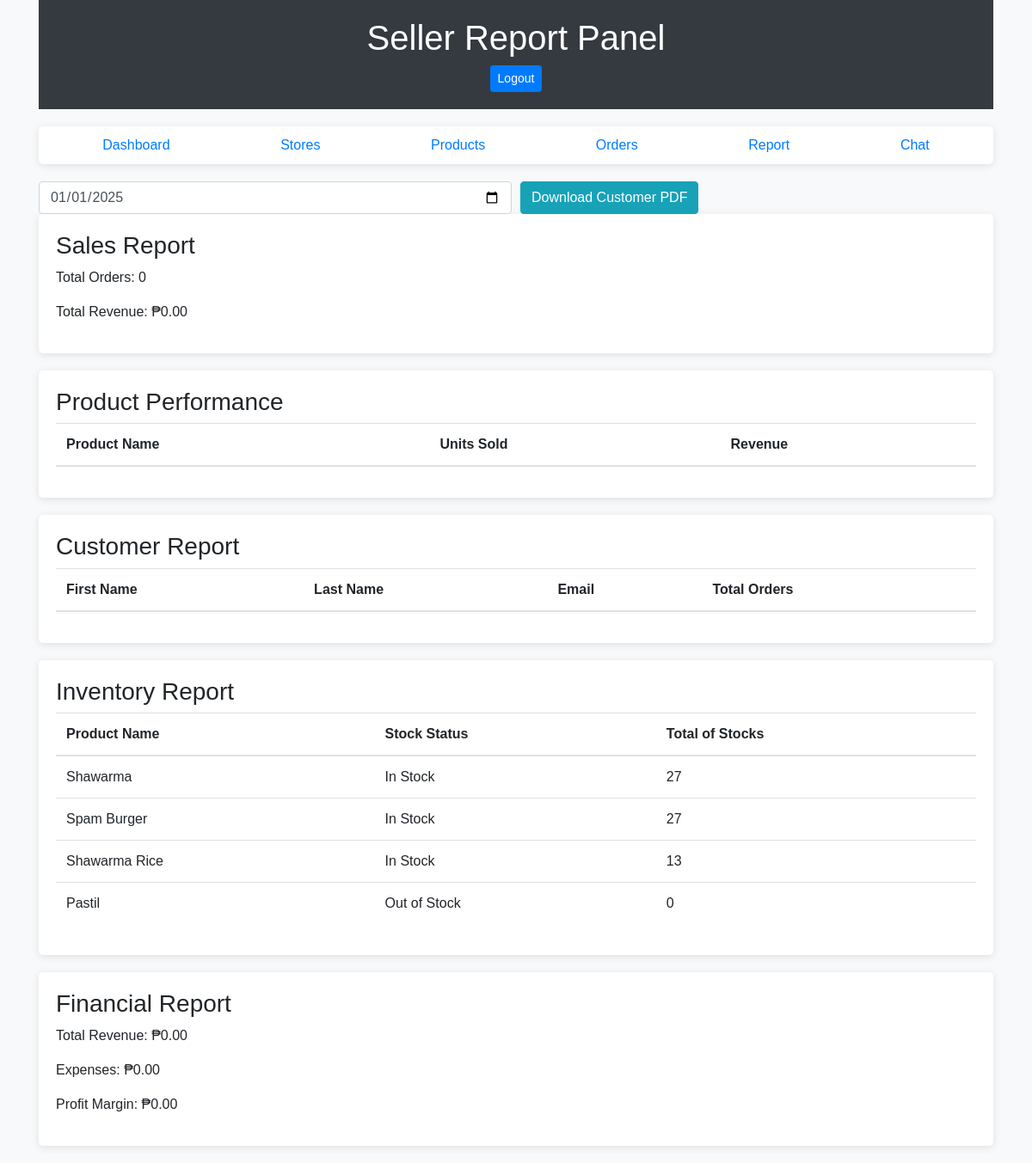
The app's page /seller/seller_report.php (signed in) with its own data.
### tables this page shows
CREATE TABLE `products` (
  `product_id` int(11) NOT NULL,
  `name` varchar(255) NOT NULL,
  `description` text NOT NULL,
  `price` decimal(10,2) NOT NULL,
  `image` varchar(255) NOT NULL,
  `store_id` int(11) NOT NULL,
  `user_id` int(11) NOT NULL,
  `out_of_stock` tinyint(1) DEFAULT 0,
  `stock_quantity` int(11) DEFAULT 0,
  `category` varchar(255) DEFAULT NULL,
  `is_featured` tinyint(1) DEFAULT 0,
  `category_id` int(11) DEFAULT NULL
);

### seller/seller_report.php (the view, shortened to what this page needs)
<?php
require_once '../connection/connection.php';
$seller_id = $_SESSION['user_id'];
$startDate = isset($_POST['start_date']) ? $_POST['start_date'] : date('Y-m-01');
$endDate = isset($_POST['end_date']) ? $_POST['end_date'] : date('Y-m-t');
$salesReportQuery = "SELECT COUNT(oc.order_id) as total_orders, SUM(p.price * oc.quantity) as total_revenue
                     FROM orders oc
                     INNER JOIN products p ON oc.product_id = p.product_id
                     WHERE p.user_id = ? AND oc.status = 'Complete' AND oc.order_date BETWEEN ? AND ?";
$salesStmt = $conn->prepare($salesReportQuery);
$salesStmt->bind_param("iss", $seller_id, $startDate, $endDate);
$salesStmt->execute();
$salesReport = $salesStmt->get_result()->fetch_assoc();
$inventoryReportQuery = "SELECT p.name, p.stock_quantity
                         FROM products p
                         WHERE p.user_id = ?";
$inventoryStmt = $conn->prepare($inventoryReportQuery);
$inventoryStmt->bind_param("i", $seller_id);
$inventoryStmt->execute();
$inventoryReport = $inventoryStmt->get_result();
$financialReportQuery = "SELECT SUM(p.price * oc.quantity) as total_revenue, (SUM(p.price * oc.quantity) * 0.1) as expenses,
                         SUM(p.price * oc.quantity) - (SUM(p.price * oc.quantity) * 0.1) as profit_margin
                         FROM orders oc
                         INNER JOIN products p ON oc.product_id = p.product_id
                         WHERE p.user_id = ? AND oc.status = 'Complete' AND oc.order_date BETWEEN ? AND ?";
$financialStmt = $conn->prepare($financialReportQuery);
$financialStmt->bind_param("iss", $seller_id, $startDate, $endDate);
$financialStmt->execute();
$financialReport = $financialStmt->get_result()->fetch_assoc();
?>
<!DOCTYPE html>
<html lang="en">
<head>
    <link href="https://stackpath.bootstrapcdn.com/bootstrap/4.5.2/css/bootstrap.min.css" rel="stylesheet">
</head>
<body>
<div class="container">
    <div class="header">
        <h1>Seller Report Panel</h1>
        <form method="POST" action="../function/logout.php">
            <button type="submit" class="btn btn-primary btn-sm">Logout</button>
        </form>
    </div>
    <div class="menu">
        <a href="seller.php" onclick="showDashboard()">Dashboard</a>
        <a href="sellerstore.php" onclick="showStores()">Stores</a>
        <a href="seller_product.php" onclick="showProducts()">Products</a>
        <a href="seller_order.php" onclick="showOrders()">Orders</a>
        <a href="seller_report.php" onclick="showCompleteOrders()">Report</a>
        <a href="seller_msg.php" onclick="showChat()">Chat</a>
    </div>
    <div class="date-filter">
        <form method="POST">
            <div class="form-row">
                <div class="col">
                    <input type="date" class="form-control" name="start_date" value="<?php echo $startDate; ?>">
                </div>
                <div class="col">
                <form method="POST">
                    <button type="submit" name="download_customer_pdf" class="btn btn-info">Download Customer PDF</button>
                </form>
                </div>
            </div>
        </form>
    </div>
    <div class="content">
        <h3>Sales Report</h3>
        <p>Total Orders: <?php echo $salesReport['total_orders']; ?></p>
        <p>Total Revenue: ₱<?php echo number_format($salesReport['total_revenue'], 2); ?></p>
    </div>
    <div class="content">
        <h3>Product Performance</h3>
        <table class="table">
            <thead>
                <tr>
                    <th>Product Name</th>
                    <th>Units Sold</th>
                    <th>Revenue</th>
                </tr>
            </thead>
        </table>
    </div>
    <div class="content">
        <h3>Customer Report</h3>
        <table class="table">
            <thead>
                <tr>
                    <th>First Name</th>
                    <th>Last Name</th>
                    <th>Email</th>
                    <th>Total Orders</th>
                </tr>
            </thead>
        </table>
    </div>
    <div class="content">
        <h3>Inventory Report</h3>
        <table class="table">
            <thead>
                <tr>
                    <th>Product Name</th>
                    <th>Stock Status</th>
                    <th>Total of Stocks</th>
                </tr>
            </thead>
            <tbody>
                <?php while ($inventory = $inventoryReport->fetch_assoc()): ?>
                    <tr>
                        <td><?php echo $inventory['name']; ?></td>
                        <td><?php echo ($inventory['stock_quantity'] > 0) ? 'In Stock' : 'Out of Stock'; ?></td>
                        <td><?php echo $inventory['stock_quantity']; ?></td>
                    </tr>
                <?php endwhile; ?>
            </tbody>
        </table>
    </div>
    <div class="content">
        <h3>Financial Report</h3>
        <p>Total Revenue: ₱<?php echo number_format($financialReport['total_revenue'], 2); ?></p>
        <p>Expenses: ₱<?php echo number_format($financialReport['expenses'], 2); ?></p>
        <p>Profit Margin: ₱<?php echo number_format($financialReport['profit_margin'], 2); ?></p>
    </div>
</div>
</body>
</html>

### seller/seller_report.php (style rules this page uses)
body { font-family: Arial, sans-serif; background-color: #f8f9fa; }
.header { background-color: #343a40; color: #fff; padding: 20px; margin-bottom: 20px; text-align: center; }
.menu { background-color: #fff; border-radius: 5px; box-shadow: 0px 2px 10px rgba(0, 0, 0, 0.1); margin-bottom: 20px; display: flex; justify-content: space-around; padding: 10px; }
.content { background-color: #fff; border-radius: 5px; box-shadow: 0px 2px 10px rgba(0, 0, 0, 0.1); padding: 20px; margin-bottom: 20px; }

### records on screen
products: name "Shawarma", shows "In Stock", stock_quantity "27"
products: name "Spam Burger", shows "In Stock", stock_quantity "27"
products: name "Shawarma Rice", shows "In Stock", stock_quantity "13"
products: name "Pastil", shows "Out of Stock", stock_quantity "0"

### other values on screen
$salesReport['total_orders'] "0"
$salesReport['total_revenue'] "0.00"
$financialReport['total_revenue'] "0.00"
$financialReport['expenses'] "0.00"
$financialReport['profit_margin'] "0.00"
